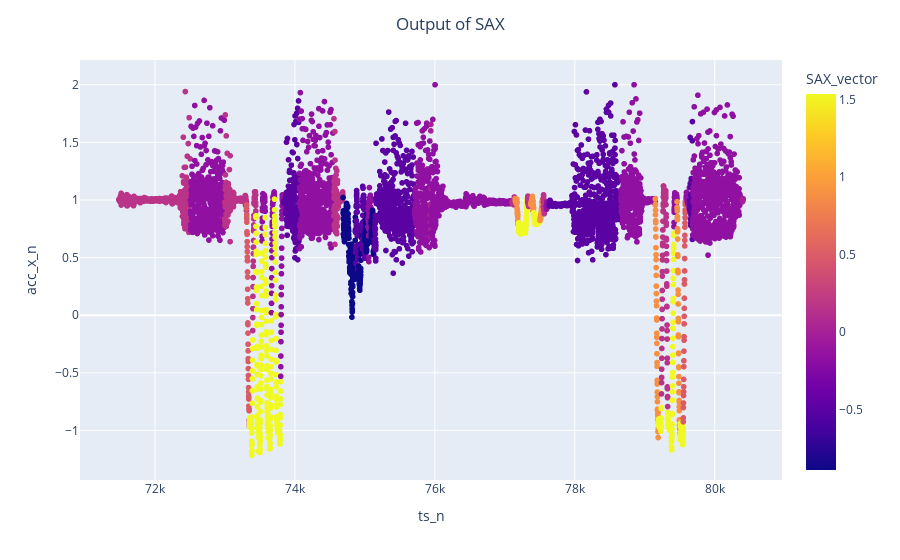
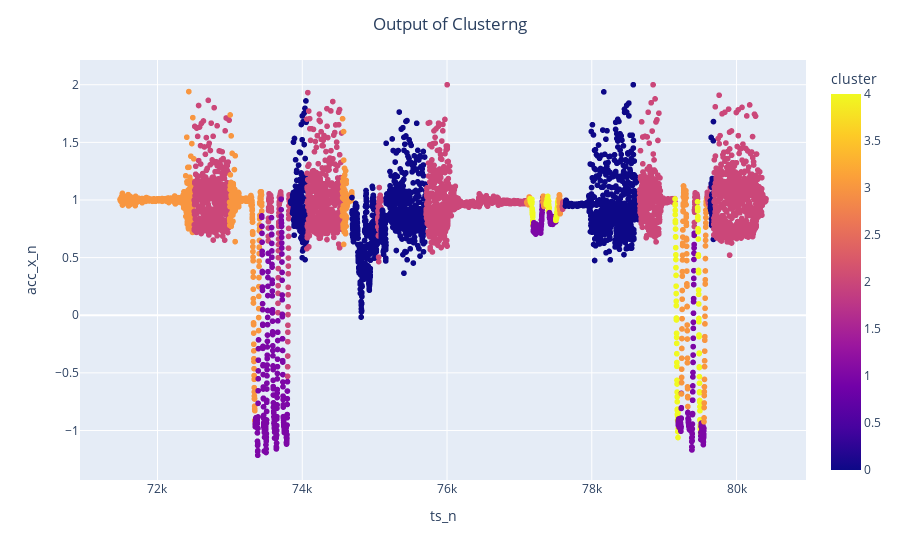
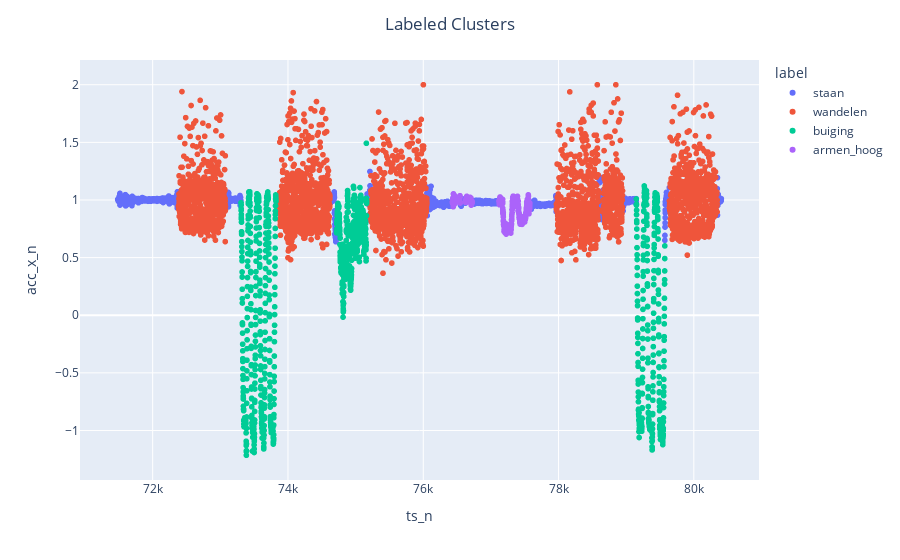
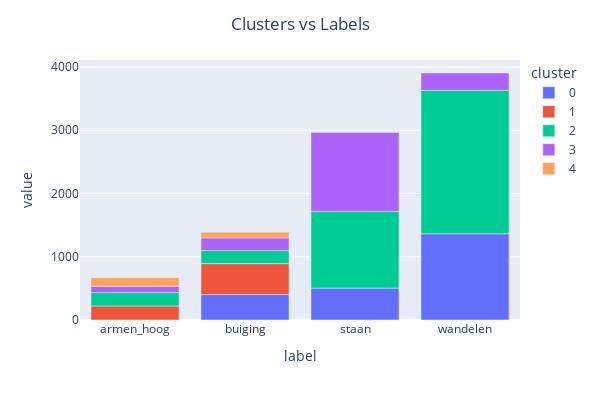

Notebook code cell kept with these figures, in order:
### Code cell
# user input 1
file_type = 'labeled' 
file_name = 'AW01-HBS-COMBINED-2022-11-8-14-16-48-1667918184-v1.4.3+lucina-buzz.csv'
features = ['acc_x_n','acc_z_n','acc_y_n']
y = 'acc_x_n'
preprocesses = ['filter','pca','sax'] # write in order
model = 'k_means'
number_cluster = 5
data= user_input(file_type, file_name,features, preprocesses, model, number_cluster,y)
data.head()

### Figure 1 — Plotly figure (JSON) as saved in the notebook; plotly's stock layout.template omitted (floating-point values rounded to 4 significant figures; data arrays with more than 128 entries replaced by an {"elided": "..."} marker saying what was removed)
{"data": [{"hovertemplate": "ts_n=%{x}<br>acc_x_n=%{y}<br>SAX_vector=%{marker.color}<extra></extra>", "legendgroup": "", "marker": {"color": {"elided": "8925 float values"}, "coloraxis": "coloraxis", "symbol": "circle"}, "mode": "markers", "name": "", "showlegend": false, "type": "scattergl", "x": {"elided": "8925 int values"}, "xaxis": "x", "y": {"elided": "8925 float values"}, "yaxis": "y"}], "layout": {"coloraxis": {"colorbar": {"title": {"text": "SAX_vector"}}, "colorscale": [[0, "#0d0887"], [0.1111, "#46039f"], [0.2222, "#7201a8"], [0.3333, "#9c179e"], [0.4444, "#bd3786"], [0.5556, "#d8576b"], [0.6667, "#ed7953"], [0.7778, "#fb9f3a"], [0.8889, "#fdca26"], [1, "#f0f921"]]}, "legend": {"tracegroupgap": 0}, "margin": {"t": 60}, "title": {"text": "Output of SAX", "x": 0.5}, "xaxis": {"anchor": "y", "domain": [0, 1], "title": {"text": "ts_n"}}, "yaxis": {"anchor": "x", "domain": [0, 1], "title": {"text": "acc_x_n"}}}}

### Figure 2 — Plotly figure (JSON) as saved in the notebook; plotly's stock layout.template omitted (floating-point values rounded to 4 significant figures; data arrays with more than 128 entries replaced by an {"elided": "..."} marker saying what was removed)
{"data": [{"hovertemplate": "ts_n=%{x}<br>acc_x_n=%{y}<br>cluster=%{marker.color}<extra></extra>", "legendgroup": "", "marker": {"color": {"elided": "8925 int values"}, "coloraxis": "coloraxis", "symbol": "circle"}, "mode": "markers", "name": "", "showlegend": false, "type": "scattergl", "x": {"elided": "8925 int values"}, "xaxis": "x", "y": {"elided": "8925 float values"}, "yaxis": "y"}], "layout": {"coloraxis": {"colorbar": {"title": {"text": "cluster"}}, "colorscale": [[0, "#0d0887"], [0.1111, "#46039f"], [0.2222, "#7201a8"], [0.3333, "#9c179e"], [0.4444, "#bd3786"], [0.5556, "#d8576b"], [0.6667, "#ed7953"], [0.7778, "#fb9f3a"], [0.8889, "#fdca26"], [1, "#f0f921"]]}, "legend": {"tracegroupgap": 0}, "margin": {"t": 60}, "title": {"text": "Output of Clusterng", "x": 0.5}, "xaxis": {"anchor": "y", "domain": [0, 1], "title": {"text": "ts_n"}}, "yaxis": {"anchor": "x", "domain": [0, 1], "title": {"text": "acc_x_n"}}}}

### Figure 3 — Plotly figure (JSON) as saved in the notebook; plotly's stock layout.template omitted (floating-point values rounded to 4 significant figures; data arrays with more than 128 entries replaced by an {"elided": "..."} marker saying what was removed)
{"data": [{"hovertemplate": "label=staan<br>ts_n=%{x}<br>acc_x_n=%{y}<extra></extra>", "legendgroup": "staan", "marker": {"color": "#636efa", "symbol": "circle"}, "mode": "markers", "name": "staan", "showlegend": true, "type": "scattergl", "x": {"elided": "2964 int values"}, "xaxis": "x", "y": {"elided": "2964 float values"}, "yaxis": "y"}, {"hovertemplate": "label=wandelen<br>ts_n=%{x}<br>acc_x_n=%{y}<extra></extra>", "legendgroup": "wandelen", "marker": {"color": "#EF553B", "symbol": "circle"}, "mode": "markers", "name": "wandelen", "showlegend": true, "type": "scattergl", "x": {"elided": "3905 int values"}, "xaxis": "x", "y": {"elided": "3905 float values"}, "yaxis": "y"}, {"hovertemplate": "label=buiging<br>ts_n=%{x}<br>acc_x_n=%{y}<extra></extra>", "legendgroup": "buiging", "marker": {"color": "#00cc96", "symbol": "circle"}, "mode": "markers", "name": "buiging", "showlegend": true, "type": "scattergl", "x": {"elided": "1387 int values"}, "xaxis": "x", "y": {"elided": "1387 float values"}, "yaxis": "y"}, {"hovertemplate": "label=armen_hoog<br>ts_n=%{x}<br>acc_x_n=%{y}<extra></extra>", "legendgroup": "armen_hoog", "marker": {"color": "#ab63fa", "symbol": "circle"}, "mode": "markers", "name": "armen_hoog", "showlegend": true, "type": "scattergl", "x": {"elided": "669 int values"}, "xaxis": "x", "y": {"elided": "669 float values"}, "yaxis": "y"}], "layout": {"legend": {"title": {"text": "label"}, "tracegroupgap": 0}, "margin": {"t": 60}, "title": {"text": "Labeled Clusters", "x": 0.5}, "xaxis": {"anchor": "y", "domain": [0, 1], "title": {"text": "ts_n"}}, "yaxis": {"anchor": "x", "domain": [0, 1], "title": {"text": "acc_x_n"}}}}

### Figure 4 — Plotly figure (JSON) as saved in the notebook; plotly's stock layout.template omitted (floating-point values rounded to 4 significant figures)
{"data": [{"alignmentgroup": "True", "hovertemplate": "cluster=0<br>label=%{x}<br>value=%{y}<extra></extra>", "legendgroup": "0", "marker": {"color": "#636efa", "pattern": {"shape": ""}}, "name": "0", "offsetgroup": "0", "orientation": "v", "showlegend": true, "textposition": "auto", "type": "bar", "x": ["armen_hoog", "buiging", "staan", "wandelen"], "xaxis": "x", "y": [null, 402, 504, 1363], "yaxis": "y"}, {"alignmentgroup": "True", "hovertemplate": "cluster=1<br>label=%{x}<br>value=%{y}<extra></extra>", "legendgroup": "1", "marker": {"color": "#EF553B", "pattern": {"shape": ""}}, "name": "1", "offsetgroup": "1", "orientation": "v", "showlegend": true, "textposition": "auto", "type": "bar", "x": ["armen_hoog", "buiging", "staan", "wandelen"], "xaxis": "x", "y": [222, 490, null, null], "yaxis": "y"}, {"alignmentgroup": "True", "hovertemplate": "cluster=2<br>label=%{x}<br>value=%{y}<extra></extra>", "legendgroup": "2", "marker": {"color": "#00cc96", "pattern": {"shape": ""}}, "name": "2", "offsetgroup": "2", "orientation": "v", "showlegend": true, "textposition": "auto", "type": "bar", "x": ["armen_hoog", "buiging", "staan", "wandelen"], "xaxis": "x", "y": [212, 205, 1212, 2268], "yaxis": "y"}, {"alignmentgroup": "True", "hovertemplate": "cluster=3<br>label=%{x}<br>value=%{y}<extra></extra>", "legendgroup": "3", "marker": {"color": "#ab63fa", "pattern": {"shape": ""}}, "name": "3", "offsetgroup": "3", "orientation": "v", "showlegend": true, "textposition": "auto", "type": "bar", "x": ["armen_hoog", "buiging", "staan", "wandelen"], "xaxis": "x", "y": [101, 201, 1248, 274], "yaxis": "y"}, {"alignmentgroup": "True", "hovertemplate": "cluster=4<br>label=%{x}<br>value=%{y}<extra></extra>", "legendgroup": "4", "marker": {"color": "#FFA15A", "pattern": {"shape": ""}}, "name": "4", "offsetgroup": "4", "orientation": "v", "showlegend": true, "textposition": "auto", "type": "bar", "x": ["armen_hoog", "buiging", "staan", "wandelen"], "xaxis": "x", "y": [134, 89, null, null], "yaxis": "y"}], "layout": {"barmode": "relative", "height": 400, "legend": {"title": {"text": "cluster"}, "tracegroupgap": 0}, "margin": {"t": 60}, "title": {"text": "Clusters vs Labels", "x": 0.5}, "width": 600, "xaxis": {"anchor": "y", "domain": [0, 1], "title": {"text": "label"}}, "yaxis": {"anchor": "x", "domain": [0, 1], "title": {"text": "value"}}}}
